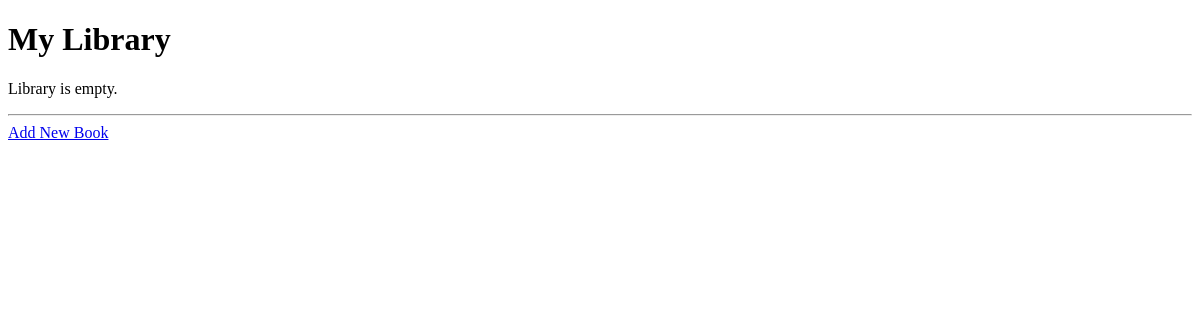
Before: / with the older database file.
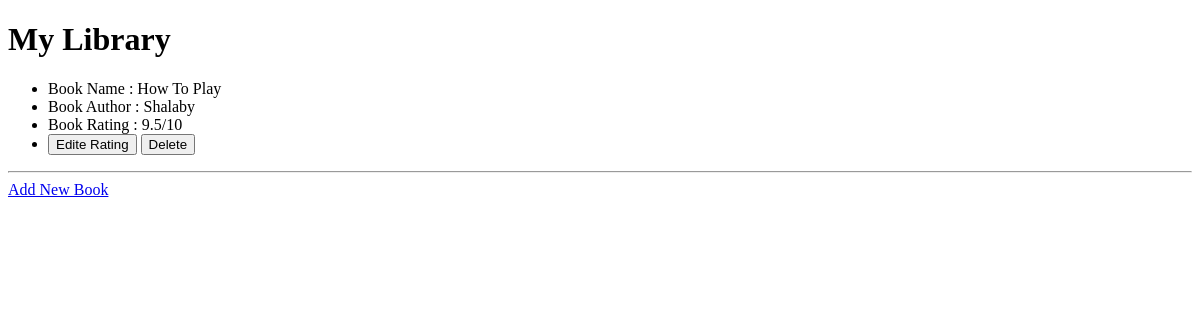
After: the same page with the newer database file.
### main.py (models this page shows, shortened)
class Books(db.Model):
    id = db.Column(db.Integer, primary_key=True)
    title = db.Column(db.String(250), unique=True, nullable=False)
    author = db.Column(db.String(250), nullable=False)
    rating = db.Column(db.Float, nullable=False)

### main.py (the view)
@app.route('/')
def home():
    all_books = [book for book in db.session.query(Books).all()]
    return render_template('index.html', all_books=all_books)

### templates/index.html (shortened to what this page needs)
<!DOCTYPE html>
<html lang="en">
<head>
</head>
<body>
<h1>My Library</h1>
    {% for book_data in all_books %}
    <ul>
        <li>Book Name : {{ book_data.title }}</li>
        <li>Book Author : {{ book_data.author }}</li>
        <li>Book Rating : {{ book_data.rating }}/10</li>
        <li>
            <a href="{{ url_for('edite_rating', book_id=book_data.id) }}"><button>Edite Rating</button></a>
            <a href="{{ url_for('delete_book', book_id=book_data.id) }}"><button>Delete</button></a>
        </li>
    </ul>
    <hr>
    {% else %}
    <p>Library is empty.</p>
    <hr>
    {% endfor %}
<a href="{{ url_for('add') }}">Add New Book</a>
</body>
</html>

Changed rows visible on the page:
added Books: title "How To Play", author "Shalaby", rating "9.5"
Other visible differences:
text no longer shown: "Library is empty."
